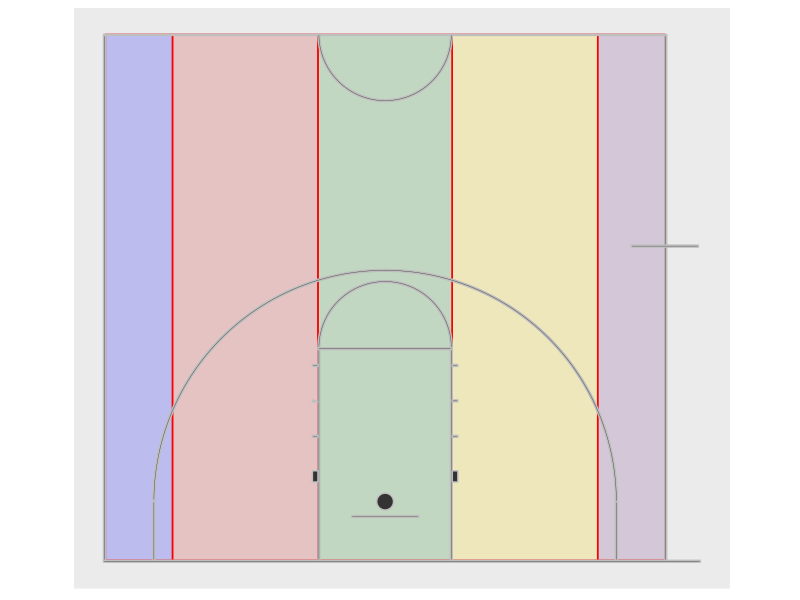

The R script that drew this image:

library(grid)
library(ggplot2)
library(gridExtra)
library(gtable)


###############
## FUNCTIONS ##
###############

# http://stackoverflow.com/questions/6862742/draw-a-circle-with-ggplot2
# Function to create circles

plot_court <- function() {

circle_fun <- function(center=c(0,0), diameter=1, npoints=500, start=0, end=2){
  tt <- seq(start*pi, end*pi, length.out=npoints)
  data.frame(
    x = center[1] + diameter / 2 * cos(tt),
    y = center[2] + diameter / 2 * sin(tt)
  )
}

# Gives y coordinates of the opposite side
rev_y <- function(y) 94-y

# Converts inches to feet
inches_to_feet <- function(x) x/12

# Given the angle theta and the court data frame,
# rotates the coordinates of the court by an angle theta
rotate_court <- function(court, theta=pi/2){
  court_r <- court
  court_r$x <- court_r$x / 180 * pi
  court_r$y <- court_r$y / 180 * pi
  matrice_r <- matrix(c(cos(theta), sin(theta), -sin(theta), cos(theta)), ncol = 2)
  coords_r <- apply(court_r[,c("x","y")], 1, function(x) x %*% matrice_r)
  court_r$x <- coords_r[1,] ; court_r$y <- coords_r[2,]
  court_r$x <- court_r$x * 180 / pi
  court_r$y <- court_r$y * 180 / pi
  return(court_r)
}

# From x and y coordinates for a line (represented by a polygon here),
# a number of group and a short description
# creates a data.frame for this line
# in order to use it with ggplot2.
new_coords <- function(x, y, group, descri){
  new_coords_df <- data.frame(x = x, y = y)
  new_coords_df$group <- group
  new_coords_df$side <- 1
  group <- group + 1
  
  # The same thing for the opposite side
  new_coords_df2 <- data.frame(x = x, y = rev_y(y))
  new_coords_df2$group <- group
  new_coords_df2$side <- 2
  group <<- group + 1
  
  # On reunit les donnees
  new_coords_df <- rbind(new_coords_df, new_coords_df2)
  new_coords_df$descri <- descri
  
  return(new_coords_df)
}

###############
## THE COURT ##
###############

# 3 pts circle
cercle_3pts.out <- circle_fun(center = c(25,inches_to_feet(63)), diameter = (20+inches_to_feet(9))*2)
cercle_3pts.in <- circle_fun(center = c(25,inches_to_feet(63)), diameter = (20+inches_to_feet(7))*2)
# Basket circle
cercle_ce <- circle_fun(center = c(25,5+3/12), diameter = 1.5)
# Free throw circle
cercle_lf.out <- circle_fun(center = c(25,19), diameter = 6*2)
cercle_lf.in <- circle_fun(center = c(25,19), diameter = (6-1/6)*2)
# Middle circle
cercle_mil.out <- circle_fun(center = c(25,47), diameter = 6*2)
cercle_mil.in <- circle_fun(center = c(25,47), diameter = (6-1/6)*2)



group <- 1 # We assign the first group, and it gets incremented with each use of new_coords()
court <- new_coords(c(0-1/6,0-1/6,53 + 1/6,53 + 1/6), c(0 - 1/6,0,0,0 - 1/6), group = group, descri = "ligne de fond")
court <- rbind(court, new_coords(x = c(0-1/6,0-1/6,0,0), y = c(0,47-1/12,47-1/12,0), group = group, descri = "ligne gauche"))
court <- rbind(court, new_coords(x = c(50,50,50+1/6,50+1/6), y = c(0,47-1/12,47-1/12,0), group = group, descri = "ligne droite"))
court <- rbind(court, new_coords(x = c(47,47,53,53), y = c(28,28+1/6,28+1/6,28), group = group, descri = "marque entraineur droite"))
court <- rbind(court, new_coords(x = c(inches_to_feet(51),inches_to_feet(51),inches_to_feet(51)+1/6,inches_to_feet(51)+1/6), y = c(0,inches_to_feet(63),inches_to_feet(63),0), group = group, descri = "3pts bas gauche"))
court <- rbind(court, new_coords(x = c(50-inches_to_feet(51)-1/6,50-inches_to_feet(51)-1/6,50-inches_to_feet(51),50-inches_to_feet(51)), y = c(0,inches_to_feet(63),inches_to_feet(63),0), group = group, descri = "3pts bas droit"))
court <- rbind(court, new_coords(x = c(19,19,19+1/6,19+1/6), y = c(0,19,19,0), group = group, descri = "LF bas gauche"))
court <- rbind(court, new_coords(x = c(31-1/6,31-1/6,31,31), y = c(0,19,19,0), group = group, descri = "LF bas droit"))
court <- rbind(court, new_coords(x = c(19,19,31,31), y = c(19-1/6,19,19,19-1/6), group = group, descri = "LF tireur"))
court <- rbind(court, new_coords(x = c(22, 22, 28, 28), y = c(4-1/6,4,4,4-1/6), group = group, descri = "planche"))
court <- rbind(court, new_coords(x = c(cercle_3pts.out[1:250,"x"], rev(cercle_3pts.in[1:250,"x"])),
                                 y = c(cercle_3pts.out[1:250,"y"], rev(cercle_3pts.in[1:250,"y"])), group = group, descri = "cercle 3pts"))
court <- rbind(court, new_coords(x = c(cercle_lf.out[1:250,"x"], rev(cercle_lf.in[1:250,"x"])),
                                 y = c(cercle_lf.out[1:250,"y"], rev(cercle_lf.in[1:250,"y"])), group = group, descri = "cercle LF haut"))
court <- rbind(court, new_coords(x = c(19-0.5,19-0.5,19,19), y = c(7,8,8,7), group = group, descri = "marque 1 LF gauche"))
court <- rbind(court, new_coords(x = c(19-0.5,19-0.5,19,19), y = c(11,11+inches_to_feet(2),11+inches_to_feet(2),11), group = group, descri = "marque 2 LF gauche"))
court <- rbind(court, new_coords(x = c(19-0.5,19-0.5,19,19), y = c(14+inches_to_feet(2),14+inches_to_feet(4),14+inches_to_feet(2),14+inches_to_feet(2)), group = group, descri = "marque 3 LF gauche"))
court <- rbind(court, new_coords(x = c(19-0.5,19-0.5,19,19), y = c(17+inches_to_feet(4),17+inches_to_feet(6),17+inches_to_feet(6),17+inches_to_feet(4)), group = group, descri = "marque 4 LF gauche"))
court <- rbind(court, new_coords(x = c(31,31,31+0.5,31+0.5), y = c(7,8,8,7), group = group, descri = "marque 1 LF droite"))
court <- rbind(court, new_coords(x = c(31,31,31+0.5,31+0.5), y = c(11,11+inches_to_feet(2),11+inches_to_feet(2),11), group = group, descri = "marque 2 LF droite"))
court <- rbind(court, new_coords(x = c(31,31,31+0.5,31+0.5), y = c(14+inches_to_feet(2),14+inches_to_feet(4),14+inches_to_feet(4),14+inches_to_feet(2)), group = group, descri = "marque 3 LF droite"))
court <- rbind(court, new_coords(x = c(0-1/6,0-1/6,50+1/6,50+1/6), y = c(94/2-1/12,94/2, 94/2, 94/2-1/12), group = group, descri = "ligne mediane"))
court <- rbind(court, new_coords(x = c(31,31,31+0.5,31+0.5), y = c(17+inches_to_feet(4),17+inches_to_feet(6),17+inches_to_feet(6),17+inches_to_feet(4)), group = group, descri = "marque 4 LF droite"))
court <- rbind(court, new_coords(x = c(cercle_mil.out[250:500,"x"], rev(cercle_mil.in[250:500,"x"])),
                                 y = c(cercle_mil.out[250:500,"y"], rev(cercle_mil.in[250:500,"y"])), group = group, descri = "cercle milieu grand"))
court <- rbind(court, new_coords(x = cercle_ce[,"x"], y = cercle_ce[,"y"], group = group, descri = "anneau"))

# The data.frame containing all coordinates for the court is now complete.
head(court)
tail(court)

###########
## PLOTS ##
###########

# Whole court 
P <- ggplot() + geom_polygon(data = court, aes(x = x, y = y, group = group), col = "gray") +
  coord_equal() +
  ylim(-2,96) +
  xlim(-5,55) +
  scale_x_continuous(breaks = c(0, 12.5, 25, 37.5, 50)) +
  scale_y_continuous(breaks = c(0, 23.5, 47, 70.5, 94)) +
  xlab("") + ylab("") +
  theme(axis.text.x = element_blank(),
        axis.text.y = element_blank(), axis.ticks.x = element_blank(),
        axis.ticks.y = element_blank(), axis.title = element_blank()
  )

# Whole court with rotation
P_180 <- ggplot() + geom_polygon(data = rotate_court(court, theta = pi/2), aes(x = x, y = y, group = group), col = "gray") +
  coord_equal() +
  xlim(-2,96) +
  ylim(-55,2) +
  scale_x_continuous(breaks = c(0, 23.5, 47, 70.5, 94)) +
  scale_y_continuous(breaks = c(0, -12.5, -25, -37.5, -50)) +
  xlab("") + ylab("") +
  theme(axis.text.x = element_blank(),
        axis.text.y = element_blank(), axis.ticks.x = element_blank(),
        axis.ticks.y = element_blank(), axis.title = element_blank()
  )

P_180


# Half court
P_half <- ggplot() + geom_polygon(data = court[court$side==1,], aes(x = x, y = y, group = group), col = "gray") +
  coord_equal() +
  xlim(-3,54) +
  ylim(-3,50) +
  scale_y_continuous(breaks = c(0, 23.5, 47)) +
  scale_x_continuous(breaks = c(0, 12.5, 25, 37.5, 50)) +
  xlab("") + ylab("") +
  theme(axis.text.x = element_blank(),
        axis.text.y = element_blank(), axis.ticks.x = element_blank(),
        axis.ticks.y = element_blank(), axis.title = element_blank()
  )
P_half

# plot zones/areas dataframes
d_l=data.frame(x=c(0,6,6,0), y=c(0,0,47,47))
d_lc=data.frame(x=c(6,19,19,6), y=c(0,0,47,47))

d_c=data.frame(x=c(19,31,31,19), y=c(0,0,47,47))

d_rc=data.frame(x=c(31,44,44,31), y=c(0,0,47,47))
d_r=data.frame(x=c(44,50,50,44), y=c(0,0,47,47))

d=data.frame(x=c(25,50,50,25), y=c(0,0,47,47))


P_half_180 <- ggplot() + geom_polygon(data= d_l,color= 'red', fill='blue', alpha=0.2, aes(x = x, y = y,)) + 
   geom_polygon(data= d_lc,color= 'red', fill='firebrick3', alpha=0.2, aes(x = x, y = y,)) + 
   geom_polygon(data= d_c,color= 'red', fill='forestgreen', alpha=0.2, aes(x = x, y = y,)) + 
   geom_polygon(data= d_rc,color= 'red', fill='gold1', alpha=0.2, aes(x = x, y = y,)) + 
   geom_polygon(data= d_r,color= 'red', fill='mediumorchid4', alpha=0.2, aes(x = x, y = y,)) + 
  geom_polygon(data = court[court$side==1,], theta = pi/2, aes(x = x, y = y, group = group), col = "gray") +
  theme(
    panel.border = element_blank(),
    panel.grid.major = element_blank(),
    panel.grid.minor = element_blank()) +
  coord_equal() +
  xlim(-2,50) +
  ylim(-55,2) +
  scale_x_continuous(breaks = c(0, 23.5, 47)) +
  scale_y_continuous(breaks = c(0, -12.5, -25, -37.5, -50)) +
  xlab("") + ylab("") +
  theme(axis.text.x = element_blank(),
        axis.text.y = element_blank(), axis.ticks.x = element_blank(),
        axis.ticks.y = element_blank(), axis.title = element_blank()
  )
return(P_half_180)
}

plot_court()

